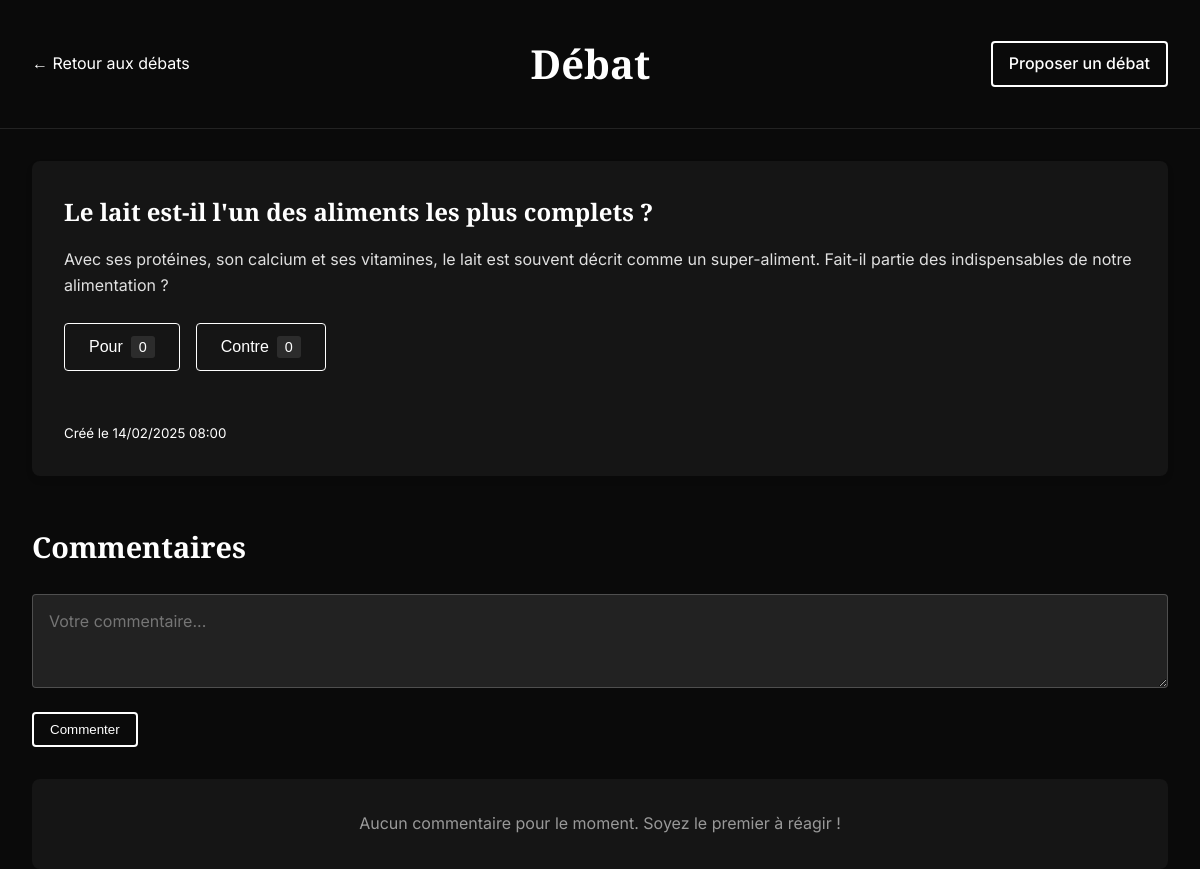
The app's page /single-debate.php?id=1 with its own data.
### tables this page shows
CREATE TABLE IF NOT EXISTS debates (
    id INT AUTO_INCREMENT PRIMARY KEY,
    title VARCHAR(255) NOT NULL,
    description TEXT NOT NULL,
    votes_pour INT DEFAULT 0,
    votes_contre INT DEFAULT 0,
    created_at TIMESTAMP DEFAULT CURRENT_TIMESTAMP,
    updated_at TIMESTAMP DEFAULT CURRENT_TIMESTAMP ON UPDATE CURRENT_TIMESTAMP
);

### single-debate.php (the view, shortened to what this page needs)
<?php
require_once 'db.php';
$id = filter_input(INPUT_GET, 'id', FILTER_VALIDATE_INT);
$stmt = $pdo->prepare("SELECT * FROM debates WHERE id = ? AND created_at >= DATE_SUB(NOW(), INTERVAL 48 HOUR)");
$stmt->execute([$id]);
$debate = $stmt->fetch();
$stmt = $pdo->prepare("SELECT * FROM comments WHERE debate_id = ? ORDER BY created_at DESC");
$stmt->execute([$id]);
$comments = $stmt->fetchAll();
?>
<!DOCTYPE html>
<html lang="fr">
<head>
    <link rel="stylesheet" href="style.css">
</head>
<body class="single-debate">
    <div class="page-header">
        <div class="container">
            <a href="debate.php" class="nav-link">← Retour aux débats</a>
            <h1>Débat</h1>
            <a href="submit.php" class="cta-button">Proposer un débat</a>
        </div>
    </div>
    <main class="container">
        <article class="debate-card single">
            <h2 class="debate-title">
                <?= htmlspecialchars($debate['title']) ?>
            </h2>
            <p class="debate-description">
                <?= htmlspecialchars($debate['description']) ?>
            </p>
            <div class="vote-section">
                <div class="vote-buttons">
                    <button class="vote-btn pour" data-debate-id="<?= $debate['id'] ?>" data-vote-type="pour">
                        Pour
                        <span class="vote-count" id="votes-pour-<?= $debate['id'] ?>"><?= $debate['votes_pour'] ?></span>
                    </button>
                    <button class="vote-btn contre" data-debate-id="<?= $debate['id'] ?>" data-vote-type="contre">
                        Contre
                        <span class="vote-count" id="votes-contre-<?= $debate['id'] ?>"><?= $debate['votes_contre'] ?></span>
                    </button>
                </div>
                <div class="vote-message" id="vote-message-<?= $debate['id'] ?>"></div>
                <small>
                    Créé le <?= date('d/m/Y H:i', strtotime($debate['created_at'])) ?>
                </small>
            </div>
        </article>
        <section class="comments-section">
            <h3>Commentaires</h3>
            <form id="comment-form" data-debate-id="<?= $debate['id'] ?>" class="comment-form">
                <textarea
                    id="comment-input"
                    name="content"
                    rows="3"
                    placeholder="Votre commentaire..."
                    required
                ></textarea>
                <button type="submit" class="cta-button">Commenter</button>
            </form>
            <div id="comments-container">
                <?php if (!empty($comments)): ?>
                    <?php foreach ($comments as $comment): ?>
                        <div class="comment">
                            <p><?= htmlspecialchars($comment['content']) ?></p>
                            <small>
                                Le <?= date('d/m/Y H:i', strtotime($comment['created_at'])) ?>
                            </small>
                        </div>
                    <?php endforeach; ?>
                <?php else: ?>
                    <p class="no-comments">Aucun commentaire pour le moment. Soyez le premier à réagir !</p>
                <?php endif; ?>
            </div>
        </section>
    </main>
</body>
</html>

### style.css (style rules this page uses)
* { margin: 0; padding: 0; box-sizing: border-box; }
body { font-family: "Inter", sans-serif; line-height: 1.6; background-color: #0a0a0a; color: #ffffff; min-height: 100vh; }
.page-header { background: #0a0a0a; padding: 2rem 0; margin-bottom: 2rem; border-bottom: 1px solid rgba(255, 255, 255, 0.1); }
.page-header .container { display: flex; justify-content: space-between; align-items: center; }
.page-header h1 { font-family: "Playfair Display", serif; font-size: 2.5rem; margin: 0; }
.nav-link { color: #ffffff; text-decoration: none; display: flex; align-items: center; transition: opacity 0.3s ease; }
.cta-button { display: inline-block; padding: 0.5rem 1rem; text-decoration: none; color: #ffffff; background: transparent; border: 2px solid #ffffff; border-radius: 4px; transition: all 0.3s ease; font-weight: 500; cursor: pointer; }
.container { max-width: 1200px; margin: 0 auto; padding: 0 2rem; }
.debate-card { background: #151515; border-radius: 8px; padding: 2rem; margin-bottom: 2rem; box-shadow: 0 4px 6px rgba(0, 0, 0, 0.1); transition: transform 0.3s ease; }
.debate-title { font-family: "Playfair Display", serif; font-size: 1.5rem; margin-bottom: 1rem; color: #ffffff; }
.debate-description { color: #e0e0e0; margin-bottom: 1.5rem; }
.vote-section { display: flex; flex-direction: column; gap: 1rem; }
.vote-buttons { display: flex; gap: 1rem; }
.vote-btn { background: transparent; color: #ffffff; border: 1px solid #ffffff; padding: 0.75rem 1.5rem; border-radius: 4px; cursor: pointer; transition: all 0.3s ease; display: flex; align-items: center; gap: 0.5rem; font-size: 1rem; }
.vote-count { background: rgba(255, 255, 255, 0.1); padding: 0.2rem 0.5rem; border-radius: 3px; font-size: 0.9rem; }
.vote-message { color: #87cf3a; font-size: 0.9rem; text-align: center; min-height: 20px; }
.debate-card.single { margin-top: 2rem; }
.comments-section { margin-top: 3rem; }
.comments-section h3 { font-family: "Playfair Display", serif; font-size: 1.8rem; margin-bottom: 1.5rem; }
.comment-form { margin-bottom: 2rem; }
.comment-form textarea { width: 100%; padding: 1rem; background: rgba(255, 255, 255, 0.1); border: 1px solid rgba(255, 255, 255, 0.2); border-radius: 4px; color: #ffffff; font-family: "Inter", sans-serif; font-size: 1rem; margin-bottom: 1rem; }
.no-comments { text-align: center; color: #999; padding: 2rem; background: #151515; border-radius: 8px; }

### records on screen
debates: title "Le lait est-il l'un des aliments les plus complets ?", description "Avec ses protéines, son calcium et ses vitamines, le lait est souvent décrit comme un super-aliment. Fait-il partie des indispensables de notre alimentation ?", votes_pour "0", votes_contre "0", created_at "14/02/2025 08:00"
